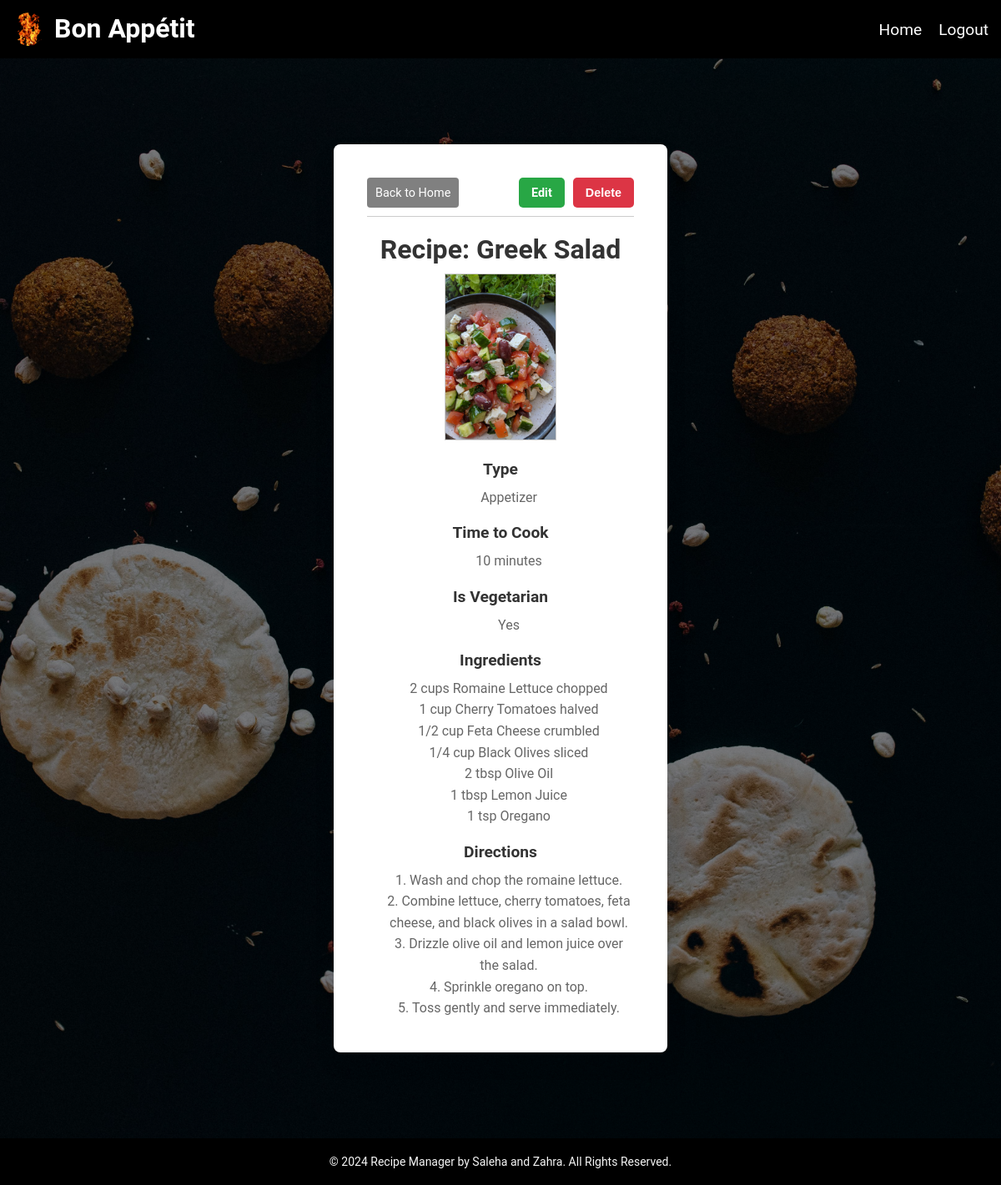
The page /pages/view_recipe.php?id=6 (signed in) on the database its author committed.
### tables this page shows
CREATE TABLE IF NOT EXISTS `recipes` (
  `RecipeID` int(11) NOT NULL AUTO_INCREMENT,
  `Title` varchar(100) NOT NULL,
  `TimeToCook` varchar(50) NOT NULL,
  `Vegetarian` tinyint(1) NOT NULL,  
  `Ingredients` text NOT NULL,
  `Directions` text NOT NULL,
  `Type` enum('Appetizer','Main Course','Dessert','Drinks') NOT NULL,  
  `UserID` int(11) NOT NULL,
  `Image` VARCHAR(255) NOT NULL,  
  PRIMARY KEY (`RecipeID`),
  FOREIGN KEY (`UserID`) REFERENCES `users` (`UserID`) ON DELETE CASCADE  
);

### pages/view_recipe.php (the view, shortened to what this page needs)
<?php
$db = db_connect();
$id = $_GET['id'];
$sql = "SELECT * FROM recipes WHERE RecipeID = $id";
$result_set = mysqli_query($db, $sql);
$result = mysqli_fetch_assoc($result_set);
?>
<!DOCTYPE html>
<html lang="en">
<head>
    <link rel="stylesheet" href="../style.css">
</head>
<body>
    <header>
        <?php include 'header.php'; ?>
    </header>
    <main>
        <div class="wrapper-container show-page">
            <div class="container">
                <div class="form-box">
                    <div class="headr-container">
                        <div class="btns-container">
                            <a href="home_page.php" class="back-to-home-btn">Back to Home</a>
                            <div class="card-actions">
                                <a href="../pages/edit_recipe_page.php?id=<?php echo $result['RecipeID']; ?>"
                                    class="btn btn-edit">Edit</a>
                                <button class="btn btn-delete"
                                    onclick="confirmDelete(<?php echo $result['RecipeID']; ?>)">Delete</button>
                            </div>
                        </div>
                        <h1 class="recipe-title">Recipe: <?php echo htmlspecialchars($result['Title']); ?></h1>
                    </div>
                    <div class="recipe-image">
                        <img id="image-preview" src="<?php echo htmlspecialchars($result['Image']); ?>"
                            alt="Recipe Image">
                    </div>
                    <div class="recipe-details">
                        <h3>Type</h3>
                        <p><?php echo htmlspecialchars($result['Type']); ?></p>
                        <h3>Time to Cook</h3>
                        <p><?php echo htmlspecialchars($result['TimeToCook']); ?></p>
                        <h3>Is Vegetarian</h3>
                        <p><?php echo $result['Vegetarian'] ? "Yes" : "No"; ?></p>
                        <h3>Ingredients</h3>
                        <p><?php echo nl2br(htmlspecialchars($result['Ingredients'])); ?></p>
                        <h3>Directions</h3>
                        <p><?php echo nl2br(htmlspecialchars($result['Directions'])); ?></p>
                    </div>
                </div>
            </div>
        </div>
    </main>
    <footer>
        <?php include 'footer.php'; ?>
    </footer>
</body>
</html>

### style.css (style rules this page uses)
* { margin: 0; padding: 0; box-sizing: border-box; }
html, body { margin: 0; padding: 0; min-height: 90%; display: flex; flex-direction: column; font-family: Arial, sans-serif; }
body { font-family: 'Roboto', sans-serif; }
footer { text-align: center; padding: 10px; background-color: #000000; color: whitesmoke; bottom: 0; width: 100%; font-size: 14px; }
.show-page { background-image: url('images/show-page.jpg'); }
.login-page, .signup-page, .edit-page, .create-page, .show-page { position: relative; background-size: cover; background-position: center; height: 100vh; color: white; overflow: hidden; }
.login-page .container, .signup-page .container, .edit-page .container, .create-page .container, .show-page .container { position: relative; z-index: 2; text-align: center; padding: 20px; }
.container { display: flex; justify-content: center; align-items: center; width: 100%; height: 100%; padding: 20px; box-sizing: border-box; overflow-y: auto; }
.wrapper-container { background-size: cover; background-position: center; background-repeat: no-repeat; display: flex; justify-content: center; align-items: center; height: 100vh; color: #fff; }
.form-box { background-color: rgba(255, 255, 255); padding: 40px; width: 90%; max-width: 400px; max-height: 90vh; border-radius: 8px; box-shadow: 0 12px 24px rgba(0, 0, 0, 0.1); text-align: center; overflow-y: auto; box-sizing: border-box; }
.back-to-home-btn { display: inline-block; font-size: 0.9rem; color: white; padding: 5px 10px; border: white; border-radius: 4px; background-color: gray; transition: background-color 0.3s ease, color 0.3s ease; text-decoration: none; height: 36px; align-content: center; }
.headr-container { display: flex; flex-direction: column; justify-content: space-between; position: relative; gap: 20px; }
.btns-container { display: flex; justify-content: space-between; align-items: center; border-bottom: 1px solid #ccc; padding-bottom: 10px; }
.recipe-title { font-size: 2rem; margin: 0; color: #333; text-align: center; }
.recipe-details { margin-top: 20px; font-size: 1rem; line-height: 1.6; color: #555; }
.recipe-details h3 { font-size: 1.2rem; margin-top: 15px; margin-bottom: 5px; color: #333; }
.recipe-details p { margin-left: 20px; color: #666; }
.card-actions { display: flex; justify-content: flex-end; flex-direction: row; gap: 10px; }
.btn { padding: 8px 15px; font-size: 0.9rem; font-weight: bold; text-align: center; border-radius: 5px; transition: background-color 0.3s ease; text-decoration: none; color: white; border: none; height: 36px; align-content: center; }
.btn-edit { background-color: #28a745; }
.btn-delete { background-color: #dc3545; }
#image-preview { display: block; max-width: 200px; max-height: 200px; margin: 10px auto; border: 1px solid #ccc; }

### rows shown on the page
recipes: Title "Greek Salad", Image (picture), Type "Appetizer", TimeToCook "10 minutes", Ingredients "2 cups Romaine Lettuce chopped 1 cup Cherry Tomatoes halved 1/2 cup Feta Cheese crumbled 1/4 cup Black Olives sliced 2 tbsp Olive Oil 1 tbsp Lemon Juice 1 tsp Oregano", Directions "1. Wash and chop the romaine lettuce. 2. Combine lettuce, cherry tomatoes, feta cheese, and black olives in a salad bowl. 3. Drizzle olive oil and lemon juice over the salad. 4. Sprinkle oregano on top. 5. Toss gently and serve immediately."
